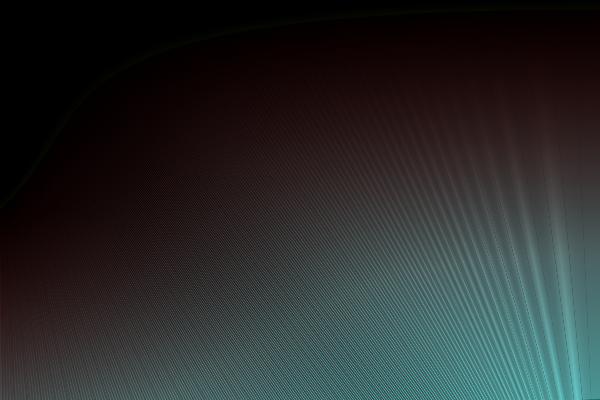
Frame 1 (no input)
Frame 60 (no input): identical to frame 1, image omitted
Frame 120 (the mouse pressed at the canvas centre since frame 60): identical to frame 1, image omitted

The p5.js sketch that drew this single still picture (run headless with seeded random() and noise() and a simulated clock; from frame 60 on, the mouse is pressed at the canvas centre):

// p5.js sketch
// ── sketch.js

function setup(){
  createCanvas(600, 400);
  smooth();
}

function draw(){
  background(0);
  for(i = 0; i<400; i++){
    noFill();
    if (i<10) {
      stroke(200, 255, i/2, i)
      bezier(0, 200+i, 100+i, 100+i, i, i, width, i);  
    } else {
      stroke(100, i/2, i/2, i)
      bezier(0, 200+i, 100+i, 100+i, i, i, width, i);
    }
  }
}
